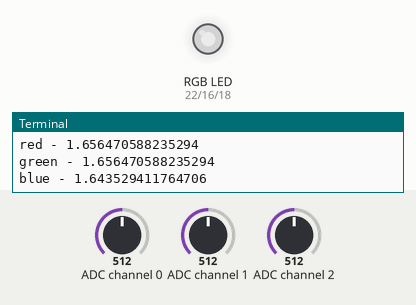
The program below on a simulated Raspberry Pi (header pin numbers). Parts: an RGB LED mixed from three pins (HIGH = lit), the last lines printed to the terminal. The test bench sets the inputs (shaded band); at power-on: ADC channel 0 = 512, ADC channel 1 = 512, ADC channel 2 = 512 (analog values on the 0–1023 scale). Dim RGB values are drawn brighter than linear.

Above: at 1.2 s.
1.3 s: ADC channel 0 set to 716
At 2.4 s:
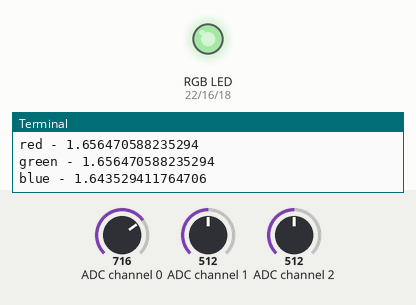
2.8 s: ADC channel 1 set to 716
At 3.3 s:
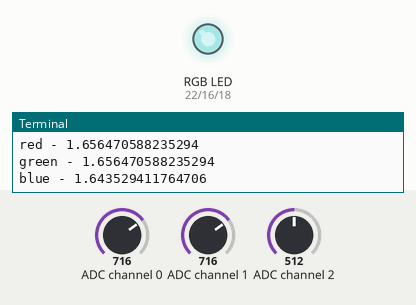
4.3 s: ADC channel 2 set to 716
At 5.2 s:
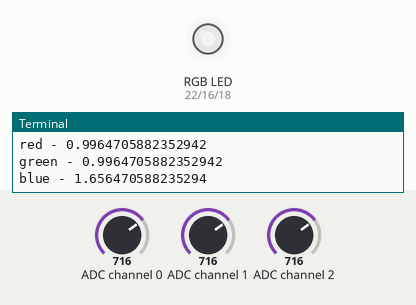
5.8 s: ADC channel 0 set to 900
At 6.9 s:
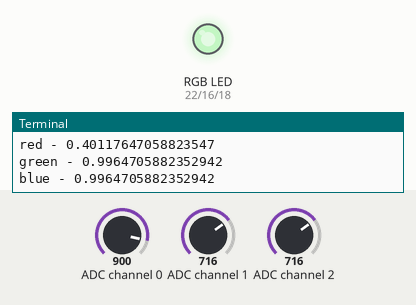
7.3 s: ADC channel 1 set to 900
At 8.3 s:
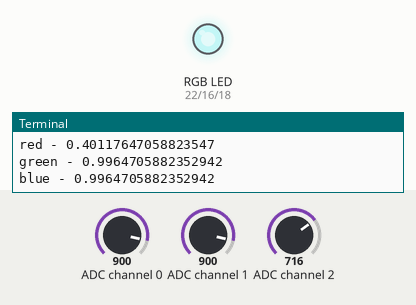
8.8 s: ADC channel 2 set to 900
At 9.7 s:
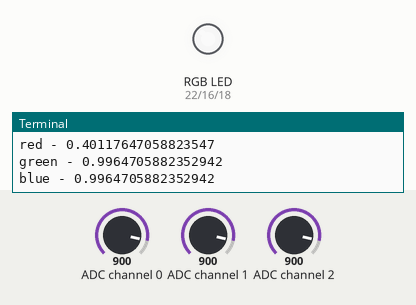
Timing chart, 0 to 11.3 s (numbered marks = the images above; inputs shaded):
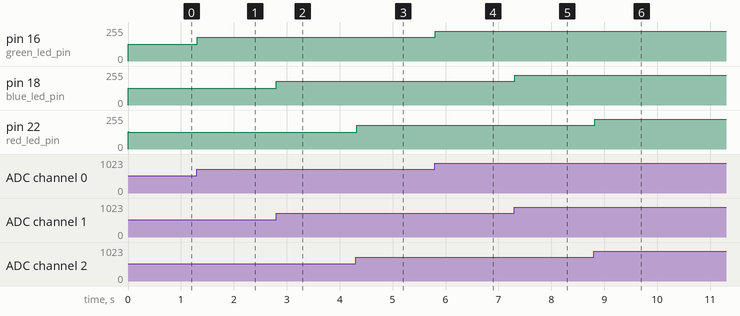

Measured:
- after the input at 1.3 s, pin 16 (green_led_pin): 127/255 → 178/255 at once
- after the input at 2.8 s, pin 18 (blue_led_pin): 127/255 → 178/255 at once
- after the input at 4.3 s, pin 22 (red_led_pin): 127/255 → 178/255 at once
- after the input at 5.8 s, pin 16 (green_led_pin): 178/255 → 224/255 at once
- after the input at 7.3 s, pin 18 (blue_led_pin): 178/255 → 224/255 at once
- after the input at 8.8 s, pin 22 (red_led_pin): 178/255 → 224/255 at once

The program:

adc_rgb.py
```python
import RPi.GPIO as GPIO
import smbus
import time

address = 0x48
bus = smbus.SMBus(1)
cmd = 0x40

red_led_pin = 22 # green - 22
green_led_pin = 16 # blue - 16
blue_led_pin = 18 # red - 18
step = 0

def setup():
    GPIO.setmode(GPIO.BOARD)
    GPIO.setup(red_led_pin, GPIO.OUT)
    GPIO.output(red_led_pin, GPIO.LOW)
    GPIO.setup(green_led_pin, GPIO.OUT)
    GPIO.output(green_led_pin, GPIO.LOW)
    GPIO.setup(blue_led_pin, GPIO.OUT)
    GPIO.output(blue_led_pin, GPIO.LOW)

    global p_red, p_green, p_blue

    p_red = GPIO.PWM(red_led_pin, 1000)
    p_red.start(100.0)
    p_green = GPIO.PWM(green_led_pin, 1000)
    p_green.start(100.0)
    p_blue = GPIO.PWM(blue_led_pin, 1000)
    p_blue.start(100.0)


def loop(step):
    while True:
        red_val = analog_read(0)
        green_val = analog_read(1)
        blue_val = analog_read(2)
        p_red.ChangeDutyCycle((red_val*100)/255)
        p_green.ChangeDutyCycle((green_val*100)/255)
        p_blue.ChangeDutyCycle((blue_val*100)/255)
        r_voltage = 3.3 - ((red_val/255)*3.3)
        g_voltage = 3.3 - ((green_val/255)*3.3)
        b_voltage = 3.3 - ((blue_val/255)*3.3)
        if step % 300 == 0:
            print(f"red - {g_voltage}")
            print(f"green - {b_voltage}")
            print(f"blue - {r_voltage}")
            step = 0
        step += 1
        time.sleep(0.01)

def destroy():
    GPIO.cleanup()

def analog_read(chn):
    return bus.read_byte_data(address, cmd+chn)

def write_analog(value):
    bus.write_byte_data(address, cmd, value)

if __name__ == '__main__':
    setup()
    print('running..')

    try:
        loop(step)
    except KeyboardInterrupt:
        destroy()
```
